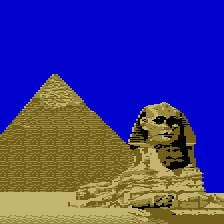

Rendered tile map (Tiled .tmx) drawn with the repository's tilesets; below, a short description and the full map source, tile grids included:
An orthogonal 14x14 tile map with 16x16 px tiles, 1 tile layer (Tile Layer 1).

<map version="1.10" tiledversion="git" orientation="orthogonal" renderorder="right-down" width="14" height="14" tilewidth="16" tileheight="16" infinite="0" nextlayerid="2" nextobjectid="1">
 <tileset firstgid="1" source="bombjack_tiles.tsx" />
 <layer id="1" name="Tile Layer 1" width="14" height="14">
  <data encoding="csv">
1,1,1,1,1,1,1,1,1,1,1,1,1,1,
1,1,1,1,1,1,1,1,1,1,1,1,1,1,
1,1,1,1,1,1,1,1,1,1,1,1,1,1,
1,1,1,1,1,1,1,1,1,1,1,1,1,1,
1,1,1,4,1,1,1,1,1,1,1,1,1,1,
1,1,19,20,21,1,1,1,1,1,1,1,1,1,
1,34,35,36,37,38,1,1,41,42,43,44,1,1,
49,50,51,51,51,51,55,1,57,58,59,60,1,1,
65,66,66,66,66,66,66,72,73,74,75,76,77,1,
66,66,66,66,66,66,66,66,89,90,91,92,93,1,
66,66,66,66,66,66,66,104,105,106,107,108,109,1,
66,66,66,66,117,118,119,120,121,122,123,124,125,1,
129,129,129,129,133,134,135,136,137,138,139,140,141,142,
145,145,145,145,145,145,145,145,153,154,155,156,156,156
</data>
 </layer>
</map>
